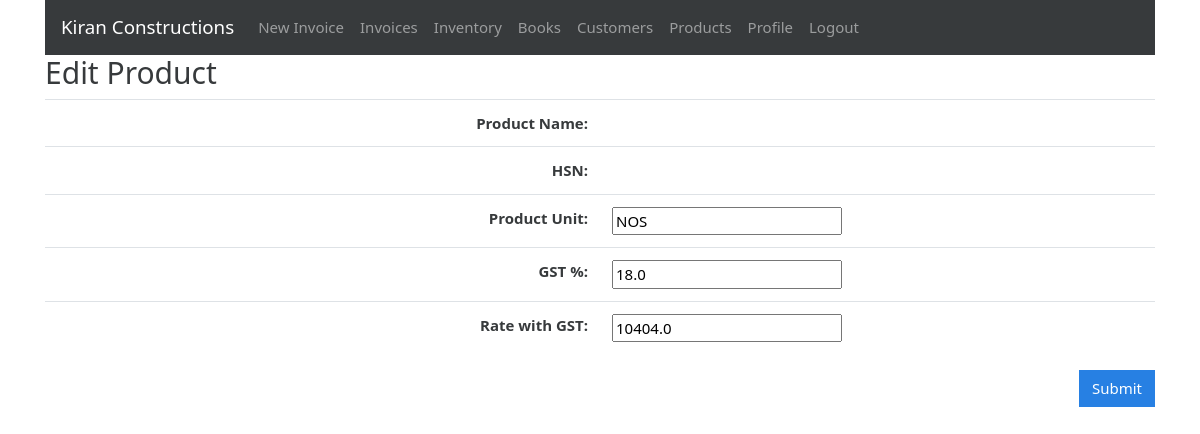
Screenshot of /products/edit/4 (signed in) with the database file from the repository.
### gstbillingapp/models.py (models this page shows, shortened)
class Product(models.Model):
    user = models.ForeignKey(User, null=True, blank=True, on_delete=models.SET_NULL)
    item_number = models.CharField(max_length=200, blank=True, null=True)
    product_sac = models.CharField(max_length=50, null=True, blank=True)
    service_number = models.CharField(max_length=200, blank=True, null=True)
    product_description = models.CharField(max_length=200, blank=True, null=True)
    product_unit = models.CharField(max_length=50)
    product_gst_percentage = models.FloatField()
    product_rate_with_gst = models.FloatField()

### gstbillingapp/views.py (the view)
# urls.py: path('products/edit/<int:product_id>', views.product_edit, name='product_edit'),
@login_required
def product_edit(request, product_id):
    product_obj = get_object_or_404(Product, user=request.user, id=product_id)
    if request.method == "POST":
        product_form = ProductForm(request.POST, instance=product_obj)
        if product_form.is_valid():
            new_product = product_form.save()
            return redirect('products')
    context = {}
    context['product_form'] = ProductForm(instance=product_obj)
    return render(request, 'gstbillingapp/product_edit.html', context)

### gstbillingapp/forms.py
class ProductForm(ModelForm):
     class Meta:
         model = Product
         fields = ['product_description', 'product_sac', 'product_unit', 'product_gst_percentage', 'product_rate_with_gst']

### Gst-Billing-Python-Django/gstbillingapp/templates/gstbillingapp/product_edit.html (shortened to what this page needs)
{% extends "gstbillingapp/base.html" %}
{% load static %}
{% block content %}
<h2>Edit Product</h2>
<form method="POST">
	<table class="table">
		<tbody class="two-col-form">
			<tr>
				<th scope="row" class="text-right">Product Name:</th>
				<td class="form-input-td">{{product_form.product_name}}</td>
			</tr>
			<tr>
				<th scope="row" class="text-right">HSN:</th>
				<td class="form-input-td">{{product_form.product_hsn}}</td>
			</tr>
			<tr>
				<th scope="row" class="text-right">Product Unit:</th>
				<td class="form-input-td">{{product_form.product_unit}}</td>
			</tr>
			<tr>
				<th scope="row" class="text-right">GST %:</th>
				<td class="form-input-td">{{product_form.product_gst_percentage}}</td>
			</tr>
			<tr>
				<th scope="row" class="text-right">Rate with GST:</th>
				<td class="form-input-td">{{product_form.product_rate_with_gst}}</td>
			</tr>
		</tbody>
	</table>
	<input type="submit" class="btn btn-primary float-right" value="Submit">
</form>
{% endblock %}

### gstbillingapp/static/gstbillingapp/main.css (style rules this page uses)
.two-col-form td, .two-col-form th { width: 25%; }

### rows the page displays
Product: product_unit "NOS", product_gst_percentage "18.0", product_rate_with_gst "10404.0"
